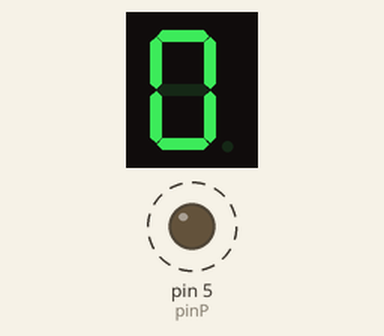
Simulated run of this sketch. Board: Arduino Uno, built with avr-gcc and run on an emulated ATmega328P. Shown: 1-digit seven-segment display, output pins drawn as LEDs (lit = HIGH). Wiring (inferred from the names in the program): 1-digit 7-segment display, segments lit when HIGH: segments pin 8, pin 9, pin 4, pin 3, pin 2, pin 7, pin 6. Dashed ring = blinking. The segment pins are drawn as the display they are named for; pins used as bus, display or sensor lines are not drawn.

Above: at 0.1 s.
Timing chart, 0 to 130.0 s (numbered marks = the images above):
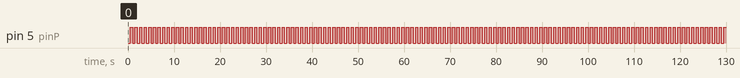

Measured:
- by itself, pin 5 (pinP): alternates HIGH for 0.50 s and LOW for 0.50 s

The sketch:

7segment-counter.ino
```cpp
/*
  Displays the numbers 0-9 on the display, at one second intervals
  Implemented using 5611AH - 8-segment display
  Pin assignment for 5611AH
     G  F com A  B
   __|__|__|__|__|__
  | 10  9  8  7  6  |
  |  1  2  3  4  5  |
   --|--|--|--|--|--
     E  D com C  P

  A=7,B=6,C=4,D=2,E=1,F=9,G=10,P=5,com=GND
  LED segment assignment corresponding to pins
    A
   ---
F |   | B
  | G |
   ---
E |   | C
  |   |
   ---  . P
    D
*/

// Pin 2-8 is connected to the 7 segments of the display.

int pinA = 8;
int pinB = 9;
int pinC = 4;
int pinD = 3;
int pinE = 2;
int pinF = 7;
int pinG = 6;
int pinP = 5;

/*
int D1 = 10;
int D2 = 11;
int D3 = 12;
int D4 = 13;
*/

void setup() {
// initialize the digital pins as outputs.
  pinMode(pinA, OUTPUT);
  pinMode(pinB, OUTPUT);
  pinMode(pinC, OUTPUT);
  pinMode(pinD, OUTPUT);
  pinMode(pinE, OUTPUT);
  pinMode(pinF, OUTPUT);
  pinMode(pinG, OUTPUT);
  pinMode(pinP, OUTPUT);
/*
  pinMode(D1, OUTPUT);
  pinMode(D2, OUTPUT);
  pinMode(D3, OUTPUT);
  pinMode(D4, OUTPUT);
*/
}

void loop() {
//0
  digitalWrite(pinA, HIGH);
  digitalWrite(pinB, HIGH);
  digitalWrite(pinC, HIGH);
  digitalWrite(pinD, HIGH);
  digitalWrite(pinE, HIGH);
  digitalWrite(pinF, HIGH);
  digitalWrite(pinG, LOW);
  digitalWrite(pinP, LOW);
  delay(500);               // wait for a second

  digitalWrite(pinA, HIGH);
  digitalWrite(pinB, HIGH);
  digitalWrite(pinC, HIGH);
  digitalWrite(pinD, HIGH);
  digitalWrite(pinE, HIGH);
  digitalWrite(pinF, HIGH);
  digitalWrite(pinG, LOW);
  digitalWrite(pinP, HIGH);
  delay(500);

////1
//  digitalWrite(pinA, LOW);
//  digitalWrite(pinB, HIGH);
//  digitalWrite(pinC, HIGH);
//  digitalWrite(pinD, LOW);
//  digitalWrite(pinE, LOW);
//  digitalWrite(pinF, LOW);
//  digitalWrite(pinG, LOW);
//  digitalWrite(pinP, LOW);
//  delay(500);               // wait for a second
//
//  digitalWrite(pinA, LOW);
//  digitalWrite(pinB, HIGH);
//  digitalWrite(pinC, HIGH);
//  digitalWrite(pinD, LOW);
//  digitalWrite(pinE, LOW);
//  digitalWrite(pinF, LOW);
//  digitalWrite(pinG, LOW);
//  digitalWrite(pinP, HIGH);
//  delay(500);
//
////2
//  digitalWrite(pinA, HIGH);
//  digitalWrite(pinB, HIGH);
//  digitalWrite(pinC, LOW);
//  digitalWrite(pinD, HIGH);
//  digitalWrite(pinE, HIGH);
//  digitalWrite(pinF, LOW);
//  digitalWrite(pinG, HIGH);
//  digitalWrite(pinP, LOW);
//  delay(500);               // wait for a second
//
//  digitalWrite(pinA, HIGH);
//  digitalWrite(pinB, HIGH);
//  digitalWrite(pinC, LOW);
//  digitalWrite(pinD, HIGH);
//  digitalWrite(pinE, HIGH);
//  digitalWrite(pinF, LOW);
//  digitalWrite(pinG, HIGH);
//  digitalWrite(pinP, HIGH);
//  delay(500);
//
////3
//  digitalWrite(pinA, HIGH);
//  digitalWrite(pinB, HIGH);
//  digitalWrite(pinC, HIGH);
//  digitalWrite(pinD, HIGH);
//  digitalWrite(pinE, LOW);
//  digitalWrite(pinF, LOW);
//  digitalWrite(pinG, HIGH);
//  digitalWrite(pinP, LOW);
//  delay(500);               // wait for a second
//
//  digitalWrite(pinA, HIGH);
//  digitalWrite(pinB, HIGH);
//  digitalWrite(pinC, HIGH);
//  digitalWrite(pinD, HIGH);
//  digitalWrite(pinE, LOW);
//  digitalWrite(pinF, LOW);
//  digitalWrite(pinG, HIGH);
//  digitalWrite(pinP, HIGH);
//  delay(500);
//
////4
//  digitalWrite(pinA, LOW);
//  digitalWrite(pinB, HIGH);
//  digitalWrite(pinC, HIGH);
//  digitalWrite(pinD, LOW);
//  digitalWrite(pinE, LOW);
//  digitalWrite(pinF, HIGH);
//  digitalWrite(pinG, HIGH);
//  digitalWrite(pinP, LOW);
//  delay(500);               // wait for a second
//
//  digitalWrite(pinA, LOW);
//  digitalWrite(pinB, HIGH);
//  digitalWrite(pinC, HIGH);
//  digitalWrite(pinD, LOW);
//  digitalWrite(pinE, LOW);
//  digitalWrite(pinF, HIGH);
//  digitalWrite(pinG, HIGH);
//  digitalWrite(pinP, HIGH);
//  delay(500);
//
////5
//  digitalWrite(pinA, HIGH);
//  digitalWrite(pinB, LOW);
//  digitalWrite(pinC, HIGH);
//  digitalWrite(pinD, HIGH);
//  digitalWrite(pinE, LOW);
//  digitalWrite(pinF, HIGH);
//  digitalWrite(pinG, HIGH);
//  digitalWrite(pinP, LOW);
//  delay(500);               // wait for a second
//
//  digitalWrite(pinA, HIGH);
//  digitalWrite(pinB, LOW);
//  digitalWrite(pinC, HIGH);
//  digitalWrite(pinD, HIGH);
//  digitalWrite(pinE, LOW);
//  digitalWrite(pinF, HIGH);
//  digitalWrite(pinG, HIGH);
//  digitalWrite(pinP, HIGH);
//  delay(500);
//
////6
//  digitalWrite(pinA, HIGH);
//  digitalWrite(pinB, LOW);
//  digitalWrite(pinC, HIGH);
//  digitalWrite(pinD, HIGH);
//  digitalWrite(pinE, HIGH);
//  digitalWrite(pinF, HIGH);
//  digitalWrite(pinG, HIGH);
//  digitalWrite(pinP, LOW);
//  delay(500);               // wait for a second
//
//  digitalWrite(pinA, HIGH);
//  digitalWrite(pinB, LOW);
//  digitalWrite(pinC, HIGH);
//  digitalWrite(pinD, HIGH);
//  digitalWrite(pinE, HIGH);
//  digitalWrite(pinF, HIGH);
//  digitalWrite(pinG, HIGH);
//  digitalWrite(pinP, HIGH);
//  delay(500);
//
////7
//  digitalWrite(pinA, HIGH);
//  digitalWrite(pinB, HIGH);
//  digitalWrite(pinC, HIGH);
//  digitalWrite(pinD, LOW);
//  digitalWrite(pinE, LOW);
//  digitalWrite(pinF, LOW);
//  digitalWrite(pinG, LOW);
//  digitalWrite(pinP, LOW);
//  delay(500);               // wait for a second
//
//  digitalWrite(pinA, HIGH);
//  digitalWrite(pinB, HIGH);
//  digitalWrite(pinC, HIGH);
//  digitalWrite(pinD, LOW);
//  digitalWrite(pinE, LOW);
//  digitalWrite(pinF, LOW);
//  digitalWrite(pinG, LOW);
//  digitalWrite(pinP, HIGH);
//  delay(500);
//
////8
//  digitalWrite(pinA, HIGH);
//  digitalWrite(pinB, HIGH);
//  digitalWrite(pinC, HIGH);
//  digitalWrite(pinD, HIGH);
//  digitalWrite(pinE, HIGH);
//  digitalWrite(pinF, HIGH);
//  digitalWrite(pinG, HIGH);
//  digitalWrite(pinP, LOW);
//  delay(500);               // wait for a second
//
//  digitalWrite(pinA, HIGH);
//  digitalWrite(pinB, HIGH);
//  digitalWrite(pinC, HIGH);
//  digitalWrite(pinD, HIGH);
//  digitalWrite(pinE, HIGH);
//  digitalWrite(pinF, HIGH);
//  digitalWrite(pinG, HIGH);
//  digitalWrite(pinP, HIGH);
//  delay(500);
//
////9
//  digitalWrite(pinA, HIGH);
//  digitalWrite(pinB, HIGH);
//  digitalWrite(pinC, HIGH);
//  digitalWrite(pinD, HIGH);
//  digitalWrite(pinE, LOW);
//  digitalWrite(pinF, HIGH);
//  digitalWrite(pinG, HIGH);
//  digitalWrite(pinP, LOW);
//  delay(500);               // wait for a second
//
//  digitalWrite(pinA, HIGH);
//  digitalWrite(pinB, HIGH);
//  digitalWrite(pinC, HIGH);
//  digitalWrite(pinD, HIGH);
//  digitalWrite(pinE, LOW);
//  digitalWrite(pinF, HIGH);
//  digitalWrite(pinG, HIGH);
//  digitalWrite(pinP, HIGH);
//  delay(500);

}
```
